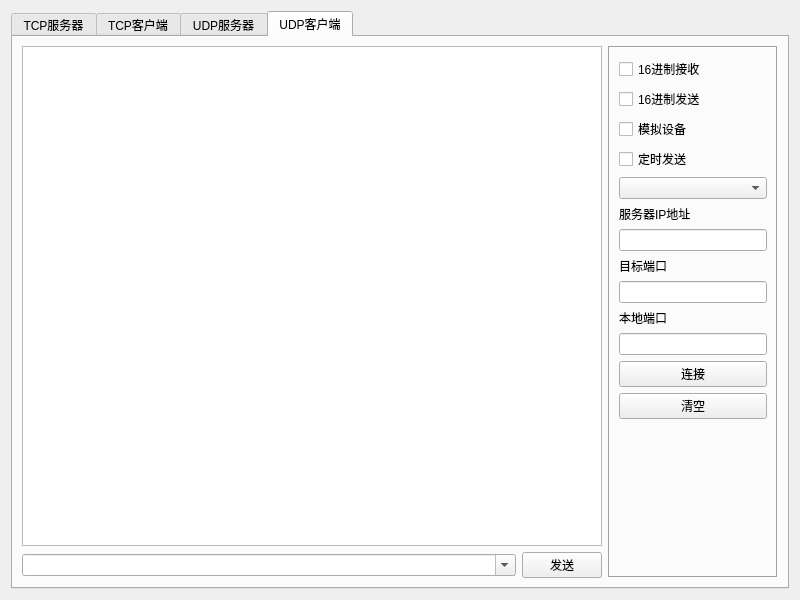
<?xml version="1.0" encoding="UTF-8"?>
<ui version="4.0">
 <class>frmNetTool</class>
 <widget class="QWidget" name="frmNetTool">
  <property name="geometry">
   <rect>
    <x>0</x>
    <y>0</y>
    <width>800</width>
    <height>600</height>
   </rect>
  </property>
  <property name="windowTitle">
   <string>Form</string>
  </property>
  <layout class="QVBoxLayout" name="verticalLayout">
   <item>
    <widget class="QTabWidget" name="tabWidget">
     <property name="styleSheet">
      <string notr="true"/>
     </property>
     <property name="currentIndex">
      <number>3</number>
     </property>
     <widget class="QWidget" name="tabTcpServer">
      <attribute name="title">
       <string>TCP服务器</string>
      </attribute>
      <layout class="QGridLayout" name="gridLayout_2">
       <item row="0" column="0">
        <widget class="QTextEdit" name="txtDataTcpServer"/>
       </item>
       <item row="0" column="1" rowspan="2">
        <widget class="QFrame" name="frmTcpServer">
         <property name="minimumSize">
          <size>
           <width>170</width>
           <height>0</height>
          </size>
         </property>
         <property name="maximumSize">
          <size>
           <width>170</width>
           <height>16777215</height>
          </size>
         </property>
         <property name="frameShape">
          <enum>QFrame::Box</enum>
         </property>
         <property name="frameShadow">
          <enum>QFrame::Sunken</enum>
         </property>
         <layout class="QVBoxLayout" name="verticalLayout_3">
          <property name="leftMargin">
           <number>9</number>
          </property>
          <property name="topMargin">
           <number>9</number>
          </property>
          <property name="rightMargin">
           <number>9</number>
          </property>
          <property name="bottomMargin">
           <number>9</number>
          </property>
          <item>
           <widget class="QCheckBox" name="ckHexReceiveTcpServer">
            <property name="text">
             <string>16进制接收</string>
            </property>
           </widget>
          </item>
          <item>
           <widget class="QCheckBox" name="ckHexSendTcpServer">
            <property name="text">
             <string>16进制发送</string>
            </property>
           </widget>
          </item>
          <item>
           <widget class="QCheckBox" name="ckDebugTcpServer">
            <property name="text">
             <string>模拟设备</string>
            </property>
           </widget>
          </item>
          <item>
           <widget class="QCheckBox" name="ckAutoSendTcpServer">
            <property name="text">
             <string>定时发送</string>
            </property>
           </widget>
          </item>
          <item>
           <widget class="QComboBox" name="cboxIntervalTcpServer"/>
          </item>
          <item>
           <widget class="QLabel" name="labTcpListenPort">
            <property name="text">
             <string>监听端口</string>
            </property>
           </widget>
          </item>
          <item>
           <widget class="QLineEdit" name="txtTcpListenPort"/>
          </item>
          <item>
           <widget class="QPushButton" name="btnTcpListen">
            <property name="text">
             <string>监听</string>
            </property>
           </widget>
          </item>
          <item>
           <widget class="QPushButton" name="btnClearTcpServer">
            <property name="text">
             <string>清空</string>
            </property>
           </widget>
          </item>
          <item>
           <widget class="QLabel" name="labTcpClientCount">
            <property name="text">
             <string>已连接客户端共 0 个</string>
            </property>
           </widget>
          </item>
          <item>
           <widget class="QListWidget" name="listTcpClient"/>
          </item>
          <item>
           <widget class="QCheckBox" name="ckAllTcpServer">
            <property name="text">
             <string>对全部客户端发送</string>
            </property>
           </widget>
          </item>
         </layout>
        </widget>
       </item>
       <item row="1" column="0">
        <layout class="QHBoxLayout" name="layTcpServer">
         <item>
          <widget class="QComboBox" name="cboxSendTcpServer">
           <property name="sizePolicy">
            <sizepolicy hsizetype="Expanding" vsizetype="Fixed">
             <horstretch>0</horstretch>
             <verstretch>0</verstretch>
            </sizepolicy>
           </property>
           <property name="editable">
            <bool>true</bool>
           </property>
          </widget>
         </item>
         <item>
          <widget class="QPushButton" name="btnSendTcpServer">
           <property name="minimumSize">
            <size>
             <width>80</width>
             <height>0</height>
            </size>
           </property>
           <property name="text">
            <string>发送</string>
           </property>
          </widget>
         </item>
        </layout>
       </item>
      </layout>
     </widget>
     <widget class="QWidget" name="tabTcpClient">
      <attribute name="title">
       <string>TCP客户端</string>
      </attribute>
      <layout class="QGridLayout" name="gridLayout">
       <item row="0" column="0">
        <widget class="QTextEdit" name="txtDataTcpClient"/>
       </item>
       <item row="1" column="0">
        <layout class="QHBoxLayout" name="layTcpClient">
         <item>
          <widget class="QComboBox" name="cboxSendTcpClient">
           <property name="sizePolicy">
            <sizepolicy hsizetype="Expanding" vsizetype="Fixed">
             <horstretch>0</horstretch>
             <verstretch>0</verstretch>
            </sizepolicy>
           </property>
           <property name="editable">
            <bool>true</bool>
           </property>
          </widget>
         </item>
         <item>
          <widget class="QPushButton" name="btnSendTcpClient">
           <property name="minimumSize">
            <size>
             <width>80</width>
             <height>0</height>
            </size>
           </property>
           <property name="text">
            <string>发送</string>
           </property>
          </widget>
         </item>
        </layout>
       </item>
       <item row="0" column="1" rowspan="2">
        <widget class="QFrame" name="frmTcpClient">
         <property name="minimumSize">
          <size>
           <width>170</width>
           <height>0</height>
          </size>
         </property>
         <property name="maximumSize">
          <size>
           <width>170</width>
           <height>16777215</height>
          </size>
         </property>
         <property name="frameShape">
          <enum>QFrame::Box</enum>
         </property>
         <property name="frameShadow">
          <enum>QFrame::Sunken</enum>
         </property>
         <layout class="QVBoxLayout" name="verticalLayout_5">
          <property name="leftMargin">
           <number>9</number>
          </property>
          <property name="topMargin">
           <number>9</number>
          </property>
          <property name="rightMargin">
           <number>9</number>
          </property>
          <property name="bottomMargin">
           <number>9</number>
          </property>
          <item>
           <widget class="QCheckBox" name="ckHexReceiveTcpClient">
            <property name="text">
             <string>16进制接收</string>
            </property>
           </widget>
          </item>
          <item>
           <widget class="QCheckBox" name="ckHexSendTcpClient">
            <property name="text">
             <string>16进制发送</string>
            </property>
           </widget>
          </item>
          <item>
           <widget class="QCheckBox" name="ckDebugTcpClient">
            <property name="text">
             <string>模拟设备</string>
            </property>
           </widget>
          </item>
          <item>
           <widget class="QCheckBox" name="ckAutoSendTcpClient">
            <property name="text">
             <string>定时发送</string>
            </property>
           </widget>
          </item>
          <item>
           <widget class="QComboBox" name="cboxIntervalTcpClient"/>
          </item>
          <item>
           <widget class="QLabel" name="labTcpServerIP">
            <property name="text">
             <string>服务器IP地址</string>
            </property>
           </widget>
          </item>
          <item>
           <widget class="QLineEdit" name="txtTcpServerIP"/>
          </item>
          <item>
           <widget class="QLabel" name="labTcpServerPort">
            <property name="text">
             <string>服务器端口</string>
            </property>
           </widget>
          </item>
          <item>
           <widget class="QLineEdit" name="txtTcpServerPort"/>
          </item>
          <item>
           <widget class="QPushButton" name="btnTcpConnect">
            <property name="text">
             <string>连接</string>
            </property>
           </widget>
          </item>
          <item>
           <widget class="QPushButton" name="btnClearTcpClient">
            <property name="text">
             <string>清空</string>
            </property>
           </widget>
          </item>
          <item>
           <spacer name="verticalSpacer_2">
            <property name="orientation">
             <enum>Qt::Vertical</enum>
            </property>
            <property name="sizeHint" stdset="0">
             <size>
              <width>20</width>
              <height>40</height>
             </size>
            </property>
           </spacer>
          </item>
         </layout>
        </widget>
       </item>
      </layout>
     </widget>
     <widget class="QWidget" name="tabUdpServer">
      <attribute name="title">
       <string>UDP服务器</string>
      </attribute>
      <layout class="QGridLayout" name="gridLayout_3">
       <item row="0" column="0">
        <widget class="QTextEdit" name="txtDataUdpServer"/>
       </item>
       <item row="0" column="1" rowspan="2">
        <widget class="QFrame" name="frmUdpServer">
         <property name="minimumSize">
          <size>
           <width>170</width>
           <height>0</height>
          </size>
         </property>
         <property name="maximumSize">
          <size>
           <width>170</width>
           <height>16777215</height>
          </size>
         </property>
         <property name="frameShape">
          <enum>QFrame::Box</enum>
         </property>
         <property name="frameShadow">
          <enum>QFrame::Sunken</enum>
         </property>
         <layout class="QVBoxLayout" name="verticalLayout_2">
          <item>
           <widget class="QCheckBox" name="ckHexReceiveUdpServer">
            <property name="text">
             <string>16进制接收</string>
            </property>
           </widget>
          </item>
          <item>
           <widget class="QCheckBox" name="ckHexSendUdpServer">
            <property name="text">
             <string>16进制发送</string>
            </property>
           </widget>
          </item>
          <item>
           <widget class="QCheckBox" name="ckDebugUdpServer">
            <property name="text">
             <string>模拟设备</string>
            </property>
           </widget>
          </item>
          <item>
           <widget class="QCheckBox" name="ckAutoSendUdpServer">
            <property name="text">
             <string>定时发送</string>
            </property>
           </widget>
          </item>
          <item>
           <widget class="QComboBox" name="cboxIntervalUdpServer"/>
          </item>
          <item>
           <widget class="QLabel" name="labUdpClientIP">
            <property name="text">
             <string>远程IP地址</string>
            </property>
           </widget>
          </item>
          <item>
           <widget class="QLineEdit" name="txtUdpClientIP"/>
          </item>
          <item>
           <widget class="QLabel" name="labUdpClientPort">
            <property name="text">
             <string>远程端口</string>
            </property>
           </widget>
          </item>
          <item>
           <widget class="QLineEdit" name="txtUdpClientPort"/>
          </item>
          <item>
           <widget class="QLabel" name="labUdpListenPort">
            <property name="text">
             <string>监听端口</string>
            </property>
           </widget>
          </item>
          <item>
           <widget class="QLineEdit" name="txtUdpListenPort"/>
          </item>
          <item>
           <widget class="QPushButton" name="btnUdpListen">
            <property name="text">
             <string>监听</string>
            </property>
           </widget>
          </item>
          <item>
           <widget class="QPushButton" name="btnClearUdpServer">
            <property name="text">
             <string>清空</string>
            </property>
           </widget>
          </item>
          <item>
           <spacer name="verticalSpacer">
            <property name="orientation">
             <enum>Qt::Vertical</enum>
            </property>
            <property name="sizeHint" stdset="0">
             <size>
              <width>20</width>
              <height>40</height>
             </size>
            </property>
           </spacer>
          </item>
         </layout>
        </widget>
       </item>
       <item row="1" column="0">
        <layout class="QHBoxLayout" name="layUdpServer">
         <item>
          <widget class="QComboBox" name="cboxSendUdpServer">
           <property name="sizePolicy">
            <sizepolicy hsizetype="Expanding" vsizetype="Fixed">
             <horstretch>0</horstretch>
             <verstretch>0</verstretch>
            </sizepolicy>
           </property>
           <property name="editable">
            <bool>true</bool>
           </property>
          </widget>
         </item>
         <item>
          <widget class="QPushButton" name="btnSendUdpServer">
           <property name="minimumSize">
            <size>
             <width>80</width>
             <height>0</height>
            </size>
           </property>
           <property name="text">
            <string>发送</string>
           </property>
          </widget>
         </item>
        </layout>
       </item>
      </layout>
     </widget>
     <widget class="QWidget" name="tabUdpClient">
      <attribute name="title">
       <string>UDP客户端</string>
      </attribute>
      <layout class="QGridLayout" name="gridLayout_4">
       <item row="0" column="0">
        <widget class="QTextEdit" name="txtDataUdpClient"/>
       </item>
       <item row="0" column="1" rowspan="2">
        <widget class="QFrame" name="frmUdpClient">
         <property name="minimumSize">
          <size>
           <width>170</width>
           <height>0</height>
          </size>
         </property>
         <property name="maximumSize">
          <size>
           <width>170</width>
           <height>16777215</height>
          </size>
         </property>
         <property name="frameShape">
          <enum>QFrame::Box</enum>
         </property>
         <property name="frameShadow">
          <enum>QFrame::Sunken</enum>
         </property>
         <layout class="QVBoxLayout" name="verticalLayout_6">
          <property name="leftMargin">
           <number>9</number>
          </property>
          <property name="topMargin">
           <number>9</number>
          </property>
          <property name="rightMargin">
           <number>9</number>
          </property>
          <property name="bottomMargin">
           <number>9</number>
          </property>
          <item>
           <widget class="QCheckBox" name="ckHexReceiveUdpClient">
            <property name="text">
             <string>16进制接收</string>
            </property>
           </widget>
          </item>
          <item>
           <widget class="QCheckBox" name="ckHexSendUdpClient">
            <property name="text">
             <string>16进制发送</string>
            </property>
           </widget>
          </item>
          <item>
           <widget class="QCheckBox" name="ckDebugUdpClient">
            <property name="text">
             <string>模拟设备</string>
            </property>
           </widget>
          </item>
          <item>
           <widget class="QCheckBox" name="ckAutoSendUdpClient">
            <property name="text">
             <string>定时发送</string>
            </property>
           </widget>
          </item>
          <item>
           <widget class="QComboBox" name="cboxIntervalUdpClient"/>
          </item>
          <item>
           <widget class="QLabel" name="labUdpServerIP">
            <property name="text">
             <string>服务器IP地址</string>
            </property>
           </widget>
          </item>
          <item>
           <widget class="QLineEdit" name="txtUdpServerIP"/>
          </item>
          <item>
           <widget class="QLabel" name="labUdpServerPort">
            <property name="text">
             <string>目标端口</string>
            </property>
           </widget>
          </item>
          <item>
           <widget class="QLineEdit" name="txtUdpServerPort"/>
          </item>
          <item>
           <widget class="QLabel" name="labUdpServerLocalIP">
            <property name="text">
             <string>本地端口</string>
            </property>
           </widget>
          </item>
          <item>
           <widget class="QLineEdit" name="txtUdpServerLocalPort"/>
          </item>
          <item>
           <widget class="QPushButton" name="btnUdpConnect">
            <property name="text">
             <string>连接</string>
            </property>
           </widget>
          </item>
          <item>
           <widget class="QPushButton" name="btnClearUdpClient">
            <property name="text">
             <string>清空</string>
            </property>
           </widget>
          </item>
          <item>
           <spacer name="verticalSpacer_3">
            <property name="orientation">
             <enum>Qt::Vertical</enum>
            </property>
            <property name="sizeHint" stdset="0">
             <size>
              <width>20</width>
              <height>40</height>
             </size>
            </property>
           </spacer>
          </item>
         </layout>
        </widget>
       </item>
       <item row="1" column="0">
        <layout class="QHBoxLayout" name="horizontalLayout">
         <item>
          <widget class="QComboBox" name="cboxSendUdpClient">
           <property name="sizePolicy">
            <sizepolicy hsizetype="Expanding" vsizetype="Fixed">
             <horstretch>0</horstretch>
             <verstretch>0</verstretch>
            </sizepolicy>
           </property>
           <property name="editable">
            <bool>true</bool>
           </property>
          </widget>
         </item>
         <item>
          <widget class="QPushButton" name="btnSendUdpClient">
           <property name="minimumSize">
            <size>
             <width>80</width>
             <height>0</height>
            </size>
           </property>
           <property name="text">
            <string>发送</string>
           </property>
          </widget>
         </item>
        </layout>
       </item>
      </layout>
     </widget>
    </widget>
   </item>
  </layout>
 </widget>
 <resources/>
 <connections/>
</ui>
